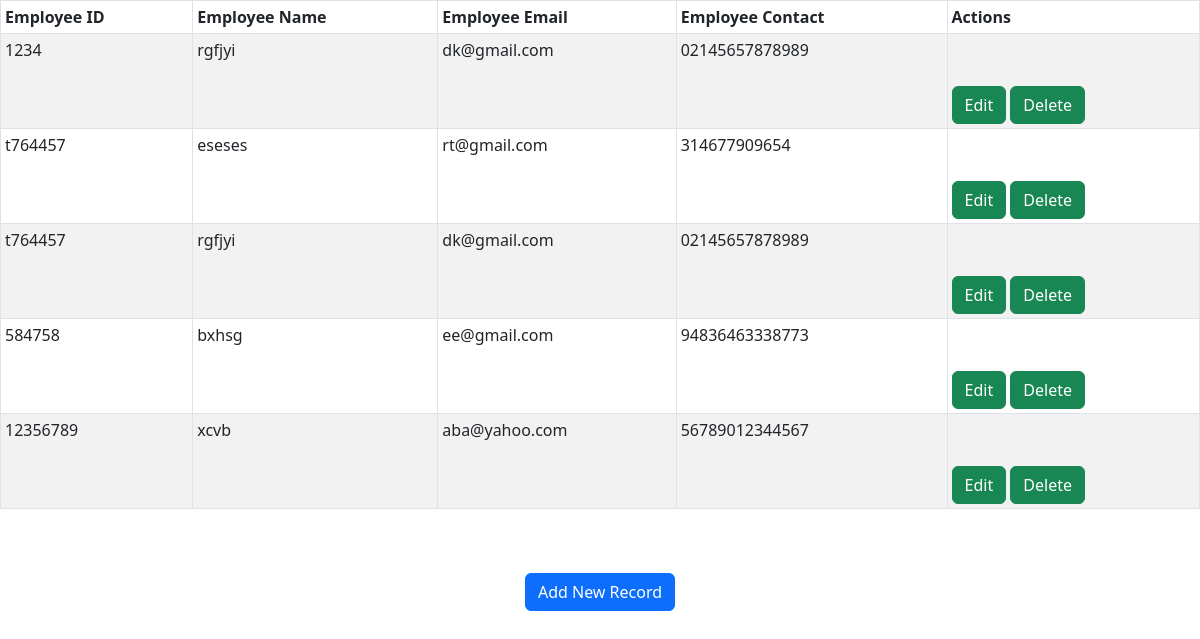
The page /show on the database as committed earlier.
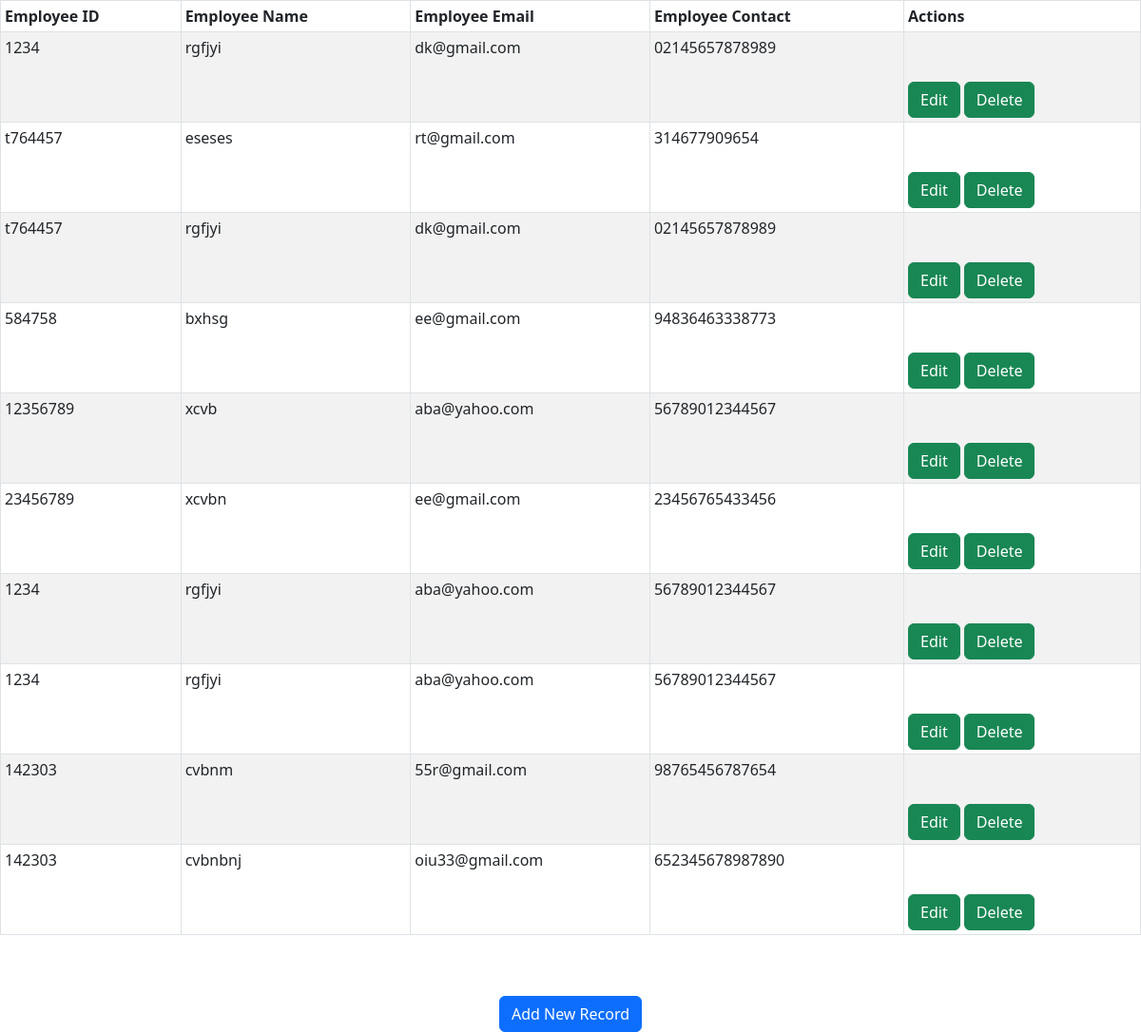
The same page on the database as committed later.
### employ/models.py (models this page shows)
class Employee(models.Model):
    eid = models.CharField(max_length=20)
    ename = models.CharField(max_length=100)
    eemail = models.EmailField()
    econtact = models.CharField(max_length=15)
    class Meta:
        db_table = 'employee'

### employ/views.py (the view)
# urls.py: path('show', views.show),
def show(request):
    employees = Employee.objects.all()
    return render(request, "show.html", {'employees': employees})

### employ/templates/show.html (shortened to what this page needs)
<!DOCTYPE html>
<html lang="en">
<head>
    <link href="https://cdn.jsdelivr.net/npm/bootstrap@5.3.0/dist/css/bootstrap.min.css" rel="stylesheet">
</head>
<body>
<table class="table table-striped table-bordered table-sm">
    <thead class="thead-dark">
    <tr>
        <th>Employee ID</th>
        <th>Employee Name</th>
        <th>Employee Email</th>
        <th>Employee Contact</th>
        <th>Actions</th>
    </tr>
    </thead>
    <tbody>
{% for employee in employees %}
    <tr>
        <td>{{ employee.eid }}</td>
        <td>{{ employee.ename }}</td>
        <td>{{ employee.eemail }}</td>
        <td>{{ employee.econtact }}</td>
        <td>
            <a href="/edit/{{ employee.id }}"><span class="glyphicon glyphicon-pencil mt-5 btn btn-success ">Edit</span></a>
            <a href="/delete/{{ employee.id }}"><span class="mt-5 btn btn-success">Delete</span></a>
        </td>
    </tr>
{% endfor %}
    </tbody>
</table>
<br>
<br>
<center><a href="/emp" class="btn btn-primary">Add New Record</a></center>
</body>
</html>

Rows that differ between the two databases and show on the page:
added Employee: eid "23456789", ename "xcvbn", eemail "ee@gmail.com", econtact "23456765433456"
added Employee: eid "1234", ename "rgfjyi", eemail "aba@yahoo.com", econtact "56789012344567"
added Employee: eid "1234", ename "rgfjyi", eemail "aba@yahoo.com", econtact "56789012344567"
added Employee: eid "142303", ename "cvbnm", eemail "55r@gmail.com", econtact "98765456787654"
added Employee: eid "142303", ename "cvbnbnj", eemail "oiu33@gmail.com", econtact "652345678987890"
